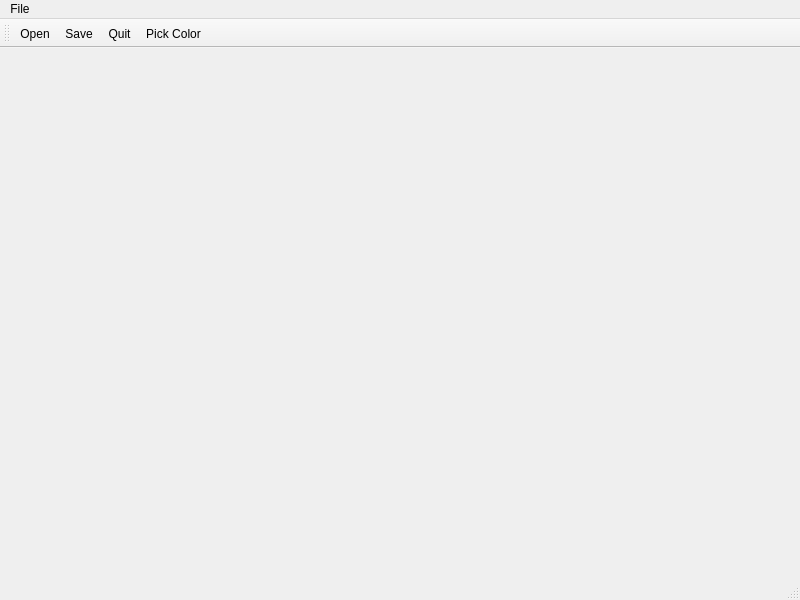
<?xml version="1.0" encoding="UTF-8"?>
<ui version="4.0">
 <class>MainWindow</class>
 <widget class="QMainWindow" name="MainWindow">
  <property name="geometry">
   <rect>
    <x>0</x>
    <y>0</y>
    <width>800</width>
    <height>600</height>
   </rect>
  </property>
  <property name="windowTitle">
   <string>MainWindow</string>
  </property>
  <widget class="QWidget" name="centralwidget"/>
  <widget class="QMenuBar" name="menubar">
   <property name="geometry">
    <rect>
     <x>0</x>
     <y>0</y>
     <width>800</width>
     <height>20</height>
    </rect>
   </property>
   <widget class="QMenu" name="menuFile">
    <property name="title">
     <string>File</string>
    </property>
    <addaction name="actionOpen"/>
    <addaction name="actionSave"/>
    <addaction name="actionQuit"/>
   </widget>
   <addaction name="menuFile"/>
  </widget>
  <widget class="QStatusBar" name="statusbar"/>
  <widget class="QToolBar" name="toolBar">
   <property name="windowTitle">
    <string>toolBar</string>
   </property>
   <attribute name="toolBarArea">
    <enum>TopToolBarArea</enum>
   </attribute>
   <attribute name="toolBarBreak">
    <bool>false</bool>
   </attribute>
   <addaction name="actionOpen"/>
   <addaction name="actionSave"/>
   <addaction name="actionQuit"/>
   <addaction name="actionPick_Color"/>
  </widget>
  <action name="actionOpen">
   <property name="icon">
    <iconset resource="images/images.qrc">
     <normaloff>:/images/open.png</normaloff>:/images/open.png</iconset>
   </property>
   <property name="text">
    <string>Open</string>
   </property>
   <property name="toolTip">
    <string>Open</string>
   </property>
   <property name="shortcut">
    <string>Ctrl+O</string>
   </property>
  </action>
  <action name="actionSave">
   <property name="icon">
    <iconset resource="images/images.qrc">
     <normaloff>:/images/save.png</normaloff>:/images/save.png</iconset>
   </property>
   <property name="text">
    <string>Save</string>
   </property>
   <property name="toolTip">
    <string>Save</string>
   </property>
   <property name="shortcut">
    <string>Ctrl+S</string>
   </property>
  </action>
  <action name="actionQuit">
   <property name="icon">
    <iconset resource="images/images.qrc">
     <normaloff>:/images/quit.png</normaloff>:/images/quit.png</iconset>
   </property>
   <property name="text">
    <string>Quit</string>
   </property>
   <property name="toolTip">
    <string>Quit</string>
   </property>
   <property name="shortcut">
    <string>Ctrl+Q</string>
   </property>
  </action>
  <action name="actionPick_Color">
   <property name="text">
    <string>Pick Color</string>
   </property>
  </action>
 </widget>
 <resources>
  <include location="images/images.qrc"/>
 </resources>
 <connections/>
</ui>
